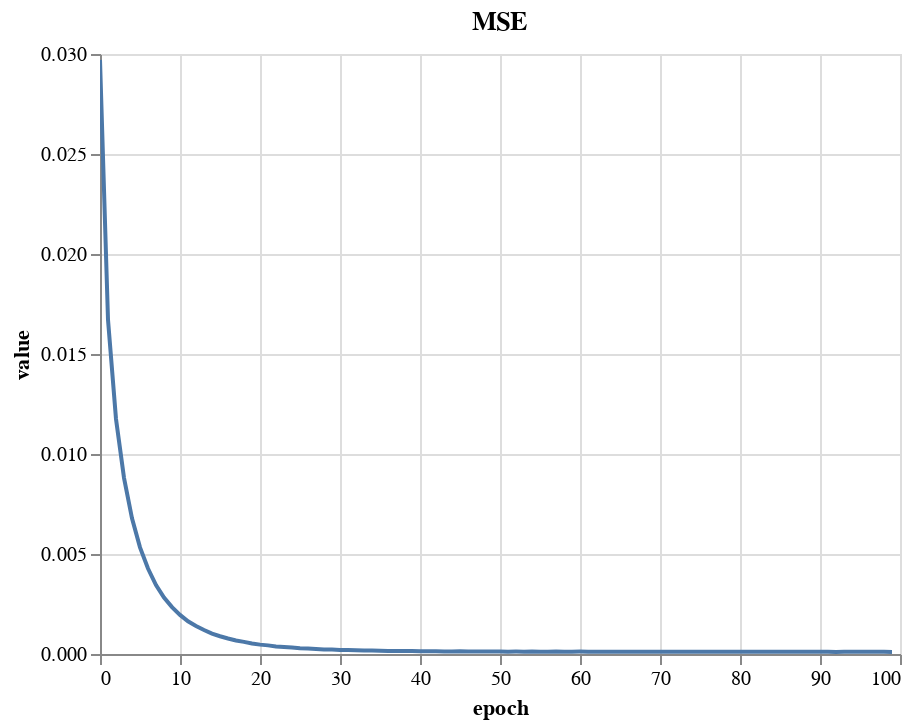

The notebook cell saved with this chart:
### Markdown cell above
### Training history

### Code cell
from evaluate import training_history

hist = training_history(cfg.path_history_pickle)
hist.plot_mse()

### Figure 1 — Vega-Lite specification as saved in the notebook (floating-point values rounded to 4 significant figures)
{"datasets": {"data-cd76a6ecaeb593b0cb026ff22c626fa8": [{"variable": "mse", "epoch": 0, "value": 0.0297}, {"variable": "mse", "epoch": 1, "value": 0.01672}, {"variable": "mse", "epoch": 2, "value": 0.01175}, {"variable": "mse", "epoch": 3, "value": 0.00881}, {"variable": "mse", "epoch": 4, "value": 0.006782}, {"variable": "mse", "epoch": 5, "value": 0.00533}, {"variable": "mse", "epoch": 6, "value": 0.004272}, {"variable": "mse", "epoch": 7, "value": 0.003449}, {"variable": "mse", "epoch": 8, "value": 0.002819}, {"variable": "mse", "epoch": 9, "value": 0.002342}, {"variable": "mse", "epoch": 10, "value": 0.001954}, {"variable": "mse", "epoch": 11, "value": 0.001633}, {"variable": "mse", "epoch": 12, "value": 0.001401}, {"variable": "mse", "epoch": 13, "value": 0.001199}, {"variable": "mse", "epoch": 14, "value": 0.001016}, {"variable": "mse", "epoch": 15, "value": 0.0008867}, {"variable": "mse", "epoch": 16, "value": 0.0007746}, {"variable": "mse", "epoch": 17, "value": 0.0006735}, {"variable": "mse", "epoch": 18, "value": 0.0006076}, {"variable": "mse", "epoch": 19, "value": 0.0005254}, {"variable": "mse", "epoch": 20, "value": 0.0004688}, {"variable": "mse", "epoch": 21, "value": 0.0004313}, {"variable": "mse", "epoch": 22, "value": 0.0003807}, {"variable": "mse", "epoch": 23, "value": 0.0003522}, {"variable": "mse", "epoch": 24, "value": 0.0003234}, {"variable": "mse", "epoch": 25, "value": 0.0002913}, {"variable": "mse", "epoch": 26, "value": 0.0002713}, {"variable": "mse", "epoch": 27, "value": 0.0002518}, {"variable": "mse", "epoch": 28, "value": 0.0002301}, {"variable": "mse", "epoch": 29, "value": 0.0002215}, {"variable": "mse", "epoch": 30, "value": 0.0002053}, {"variable": "mse", "epoch": 31, "value": 0.0001967}, {"variable": "mse", "epoch": 32, "value": 0.0001868}, {"variable": "mse", "epoch": 33, "value": 0.0001781}, {"variable": "mse", "epoch": 34, "value": 0.0001702}, {"variable": "mse", "epoch": 35, "value": 0.0001632}, {"variable": "mse", "epoch": 36, "value": 0.0001557}, {"variable": "mse", "epoch": 37, "value": 0.0001518}, {"variable": "mse", "epoch": 38, "value": 0.0001537}, {"variable": "mse", "epoch": 39, "value": 0.0001475}, {"variable": "mse", "epoch": 40, "value": 0.0001422}, {"variable": "mse", "epoch": 41, "value": 0.0001364}, {"variable": "mse", "epoch": 42, "value": 0.000138}, {"variable": "mse", "epoch": 43, "value": 0.0001279}, {"variable": "mse", "epoch": 44, "value": 0.0001258}, {"variable": "mse", "epoch": 45, "value": 0.000135}, {"variable": "mse", "epoch": 46, "value": 0.0001249}, {"variable": "mse", "epoch": 47, "value": 0.0001294}, {"variable": "mse", "epoch": 48, "value": 0.0001236}, {"variable": "mse", "epoch": 49, "value": 0.0001257}, {"variable": "mse", "epoch": 50, "value": 0.0001247}, {"variable": "mse", "epoch": 51, "value": 0.0001146}, {"variable": "mse", "epoch": 52, "value": 0.0001198}, {"variable": "mse", "epoch": 53, "value": 0.0001181}, {"variable": "mse", "epoch": 54, "value": 0.0001202}, {"variable": "mse", "epoch": 55, "value": 0.0001133}, {"variable": "mse", "epoch": 56, "value": 0.0001153}, {"variable": "mse", "epoch": 57, "value": 0.0001207}, {"variable": "mse", "epoch": 58, "value": 0.0001122}, {"variable": "mse", "epoch": 59, "value": 0.0001183}, {"variable": "mse", "epoch": 60, "value": 0.0001193}, {"variable": "mse", "epoch": 61, "value": 0.000115}, {"variable": "mse", "epoch": 62, "value": 0.0001132}, {"variable": "mse", "epoch": 63, "value": 0.0001151}, {"variable": "mse", "epoch": 64, "value": 0.0001081}, {"variable": "mse", "epoch": 65, "value": 0.0001174}, {"variable": "mse", "epoch": 66, "value": 0.0001139}, {"variable": "mse", "epoch": 67, "value": 0.0001186}, {"variable": "mse", "epoch": 68, "value": 0.0001184}, {"variable": "mse", "epoch": 69, "value": 0.0001155}, {"variable": "mse", "epoch": 70, "value": 0.0001113}, {"variable": "mse", "epoch": 71, "value": 0.0001136}, {"variable": "mse", "epoch": 72, "value": 0.0001096}, {"variable": "mse", "epoch": 73, "value": 0.0001102}, {"variable": "mse", "epoch": 74, "value": 0.0001083}, {"variable": "mse", "epoch": 75, "value": 0.0001127}, {"variable": "mse", "epoch": 76, "value": 0.0001103}, {"variable": "mse", "epoch": 77, "value": 0.0001141}, {"variable": "mse", "epoch": 78, "value": 0.000112}, {"variable": "mse", "epoch": 79, "value": 0.0001078}, {"variable": "mse", "epoch": 80, "value": 0.0001087}, {"variable": "mse", "epoch": 81, "value": 0.0001136}, {"variable": "mse", "epoch": 82, "value": 0.0001104}, {"variable": "mse", "epoch": 83, "value": 0.0001124}, {"variable": "mse", "epoch": 84, "value": 0.0001083}, {"variable": "mse", "epoch": 85, "value": 0.0001109}, {"variable": "mse", "epoch": 86, "value": 0.0001078}, {"variable": "mse", "epoch": 87, "value": 0.0001106}, {"variable": "mse", "epoch": 88, "value": 0.0001091}, {"variable": "mse", "epoch": 89, "value": 0.0001084}, {"variable": "mse", "epoch": 90, "value": 0.000109}, {"variable": "mse", "epoch": 91, "value": 0.0001097}, {"variable": "mse", "epoch": 92, "value": 0.0001058}, {"variable": "mse", "epoch": 93, "value": 0.0001081}, {"variable": "mse", "epoch": 94, "value": 0.0001137}, {"variable": "mse", "epoch": 95, "value": 0.000111}, {"variable": "mse", "epoch": 96, "value": 0.0001118}, {"variable": "mse", "epoch": 97, "value": 0.0001113}, {"variable": "mse", "epoch": 98, "value": 0.000109}, {"variable": "mse", "epoch": 99, "value": 0.0001042}]}, "selection": {"selector005": {"type": "interval", "encodings": ["x", "y"], "bind": "scales"}}, "config": {"view": {"continuousWidth": 400, "continuousHeight": 300}}, "encoding": {"y": {"type": "quantitative", "field": "value"}, "color": {"type": "nominal", "legend": null, "field": "variable"}, "tooltip": [{"type": "quantitative", "field": "epoch"}, {"type": "nominal", "field": "variable"}], "x": {"type": "quantitative", "field": "epoch"}}, "$schema": "https://vega.github.io/schema/vega-lite/v4.0.2.json", "title": "MSE", "data": {"name": "data-cd76a6ecaeb593b0cb026ff22c626fa8"}, "mark": "line"}
